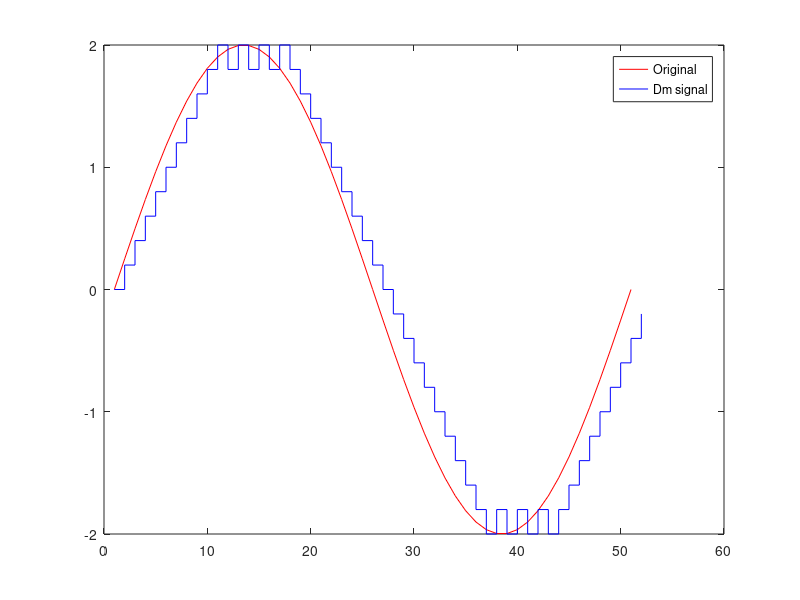
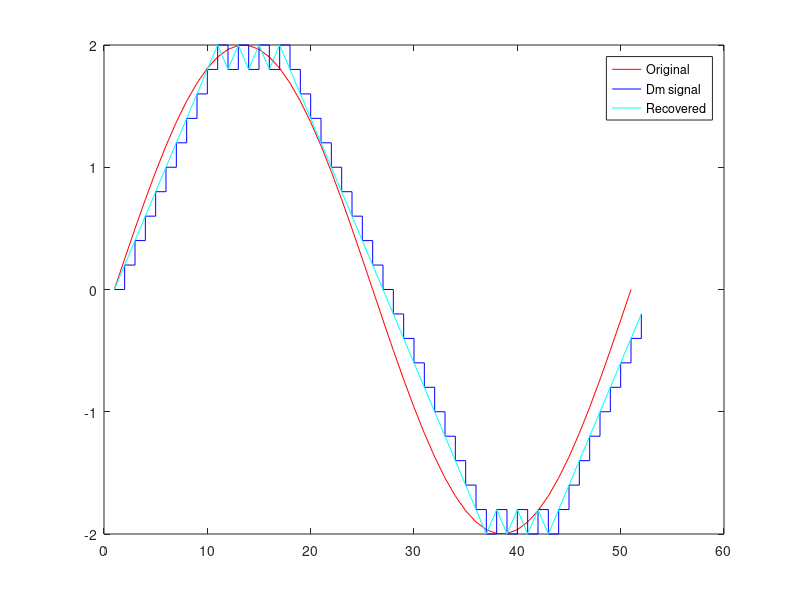

MATLAB code to generate these figures, in order:
clc;
clear all;
close all;
%define and plot the input signal
a = 2;
t = 0:2*pi/50:2*pi;
x = a*sin(t);
l = length(x);
figure
plot(x,'r');
%define and plot the delta modulated signal
delta = 0.2;
hold on
xn = 0;
for i = 1:l
    if x(i)>=xn(i)
        d(i)=1;
        xn(i+1) = xn(i)+delta;
    else
        d(i)=0;
        xn(i+1)=xn(i)-delta;
    end
end
stairs(xn,'b')
hold on
legend('Original','Dm signal')
%recover the original signal(apply demodulation)
for i = 2:d
    if d(i)>xn(i)
        d(i)=0;
        xn(i+1) = xn(i)-delta;
    else
        d(i)=1;
        xn(i+1)= xn(i)+delta;
    end
end
figure
plot(x,'r');
hold on
stairs(xn,'b')
plot(xn,'c')
legend('Original','Dm signal','Recovered')
